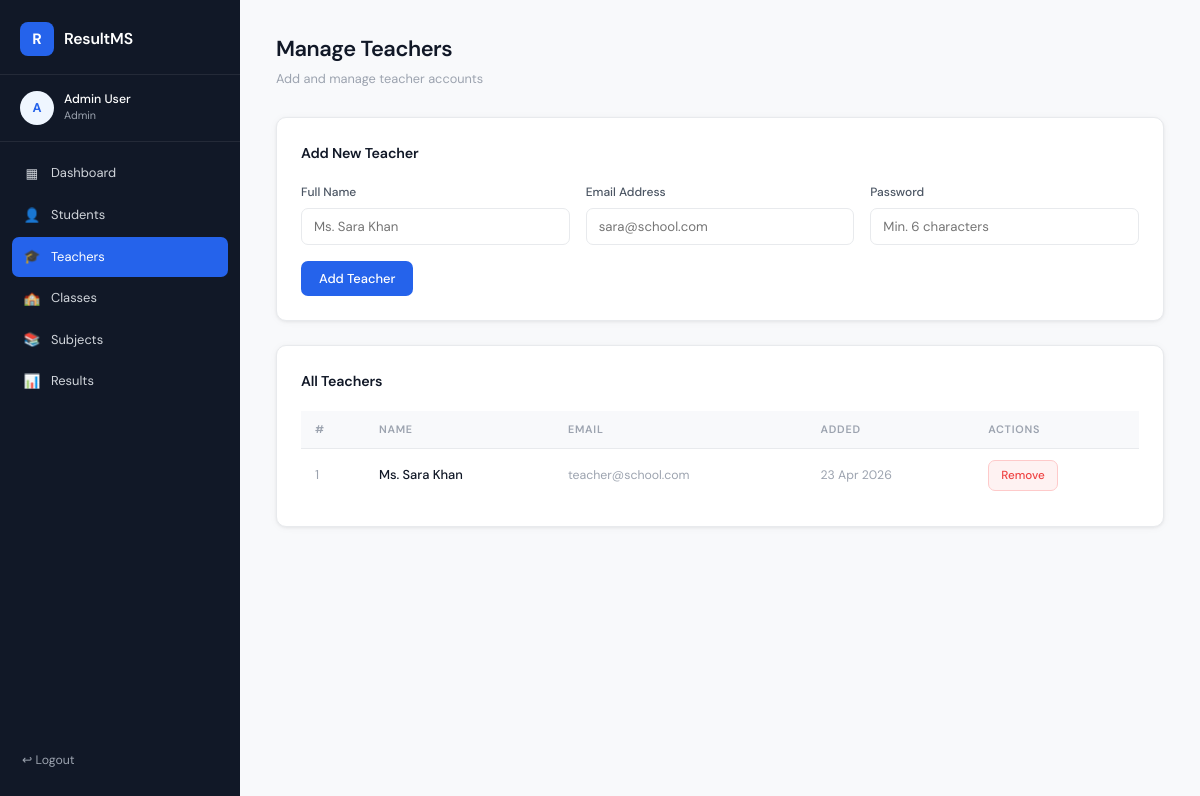
The app's page /admin/manage_teachers.php (signed in) with its own data.
### tables this page shows
CREATE TABLE users (
  id          INT AUTO_INCREMENT PRIMARY KEY,
  full_name   VARCHAR(100) NOT NULL,
  email       VARCHAR(100) NOT NULL UNIQUE,
  password    VARCHAR(255) NOT NULL,
  role        ENUM('admin','teacher','student') NOT NULL DEFAULT 'student',
  created_at  TIMESTAMP DEFAULT CURRENT_TIMESTAMP
);

### admin/manage_teachers.php (the view, shortened to what this page needs)
<?php
require_once '../includes/db.php';
$teachers = $conn->query("SELECT * FROM users WHERE role='teacher' ORDER BY full_name");
include '../includes/header.php';
?>
<div class="page-header">
  <div>
    <h1 class="page-title">Manage Teachers</h1>
    <p class="page-subtitle">Add and manage teacher accounts</p>
  </div>
</div>
<div class="card">
  <div class="card-title">Add New Teacher</div>
  <form method="POST">
    <div class="form-grid">
      <div class="form-group">
        <label>Full Name</label>
        <input type="text" name="full_name" placeholder="Ms. Sara Khan" required>
      </div>
      <div class="form-group">
        <label>Email Address</label>
        <input type="email" name="email" placeholder="sara@school.com" required>
      </div>
      <div class="form-group">
        <label>Password</label>
        <input type="password" name="password" placeholder="Min. 6 characters" required>
      </div>
    </div>
    <div class="mt-4">
      <button type="submit" class="btn btn-primary">Add Teacher</button>
    </div>
  </form>
</div>
<div class="card">
  <div class="card-title">All Teachers</div>
  <div class="table-wrapper">
    <?php if ($teachers->num_rows > 0): ?>
    <table>
      <thead>
        <tr><th>#</th><th>Name</th><th>Email</th><th>Added</th><th>Actions</th></tr>
      </thead>
      <tbody>
        <?php $i=1; while ($row = $teachers->fetch_assoc()): ?>
        <tr>
          <td class="text-muted"><?= $i++ ?></td>
          <td><strong><?= htmlspecialchars($row['full_name']) ?></strong></td>
          <td class="text-muted text-sm"><?= htmlspecialchars($row['email']) ?></td>
          <td class="text-muted text-sm"><?= date('d M Y', strtotime($row['created_at'])) ?></td>
          <td>
            <a href="?delete=<?= $row['id'] ?>"
               class="btn btn-sm btn-danger"
               data-confirm="Remove <?= htmlspecialchars($row['full_name']) ?>?">Remove</a>
          </td>
        </tr>
        <?php endwhile; ?>
      </tbody>
    </table>
    <?php else: ?>
      <div class="no-data">No teachers yet.</div>
    <?php endif; ?>
  </div>
</div>
<?php include '../includes/footer.php'; ?>

### assets/css/style.css (style rules this page uses)
*, *::before, *::after { box-sizing: border-box; margin: 0; padding: 0; }
:root { --bg: #f8f9fb; --surface: #ffffff; --border: #e8eaed; --border-soft: #f0f2f5; --text-1: #111827; --text-2: #4b5563; --text-3: #9ca3af; --accent: #2563eb; --accent-soft: #eff6ff; --accent-dark: #1d4ed8; --danger: #ef4444; --success: #10b981; --warning: #f59e0b; --sidebar-w: 240px; --radius: 10px; --shadow: 0 1px 3px rgba(0,0,0,.06), 0 1px 8px rgba(0,0,0,.04); --shadow-md: 0 4px 16px rgba(0,0,0,.08); }
html { font-size: 15px; }
body { font-family: 'DM Sans', sans-serif; background: var(--bg); color: var(--text-1); line-height: 1.6; min-height: 100vh; }
.page-header { margin-bottom: 28px; display: flex; align-items: flex-start; justify-content: space-between; flex-wrap: wrap; gap: 12px; }
.page-title { font-size: 1.45rem; font-weight: 600; letter-spacing: -.02em; color: var(--text-1); }
.page-subtitle { font-size: .85rem; color: var(--text-3); margin-top: 2px; }
.card { background: var(--surface); border: 1px solid var(--border); border-radius: var(--radius); box-shadow: var(--shadow); padding: 24px; margin-bottom: 24px; }
.card-title { font-size: .95rem; font-weight: 600; margin-bottom: 18px; color: var(--text-1); letter-spacing: -.01em; }
.table-wrapper { overflow-x: auto; }
table { width: 100%; border-collapse: collapse; font-size: .86rem; }
thead th { text-align: left; padding: 10px 14px; font-size: .72rem; font-weight: 600; text-transform: uppercase; letter-spacing: .07em; color: var(--text-3); border-bottom: 1px solid var(--border); background: var(--bg); }
tbody td { padding: 11px 14px; border-bottom: 1px solid var(--border-soft); color: var(--text-2); vertical-align: middle; }
tbody tr:last-child td { border-bottom: none; }
td strong { color: var(--text-1); font-weight: 500; }
.form-grid { display: grid; grid-template-columns: repeat(auto-fit, minmax(240px, 1fr)); gap: 16px; }
.form-group { display: flex; flex-direction: column; gap: 6px; }
.form-group label { font-size: .8rem; font-weight: 500; color: var(--text-2); }
.form-group input, .form-group select, .form-group textarea { padding: 9px 12px; border: 1px solid var(--border); border-radius: 7px; font-family: inherit; font-size: .88rem; color: var(--text-1); background: var(--surface); transition: border-color .15s, box-shadow .15s; outline: none; width: 100%; }
.btn { display: inline-flex; align-items: center; gap: 6px; padding: 9px 18px; border-radius: 7px; border: none; cursor: pointer; font-family: inherit; font-size: .86rem; font-weight: 500; text-decoration: none; transition: all .15s; white-space: nowrap; }
.btn-primary { background: var(--accent); color: #fff; }
.btn-danger { background: #fef2f2; color: var(--danger); border: 1px solid #fecaca; }
.btn-sm { padding: 5px 12px; font-size: .78rem; }
.mt-4 { margin-top: 16px; }
.text-sm { font-size: .82rem; }
.text-muted { color: var(--text-3); }

### records on screen
users: full_name "Ms. Sara Khan", email "teacher@school.com", created_at "23 Apr 2026"

### other values on screen
APP_NAME "ResultMS"
substr($full_name, 0, 1) "A"
$full_name "Admin User"
$role "Admin"
$item['icon'] "▦"
$item['label'] "Dashboard"
$item['icon'] "👤"
$item['label'] "Students"
$item['icon'] "🎓"
$item['label'] "Teachers"
$item['icon'] "🏫"
$item['label'] "Classes"
$item['icon'] "📚"
$item['label'] "Subjects"
$item['icon'] "📊"
